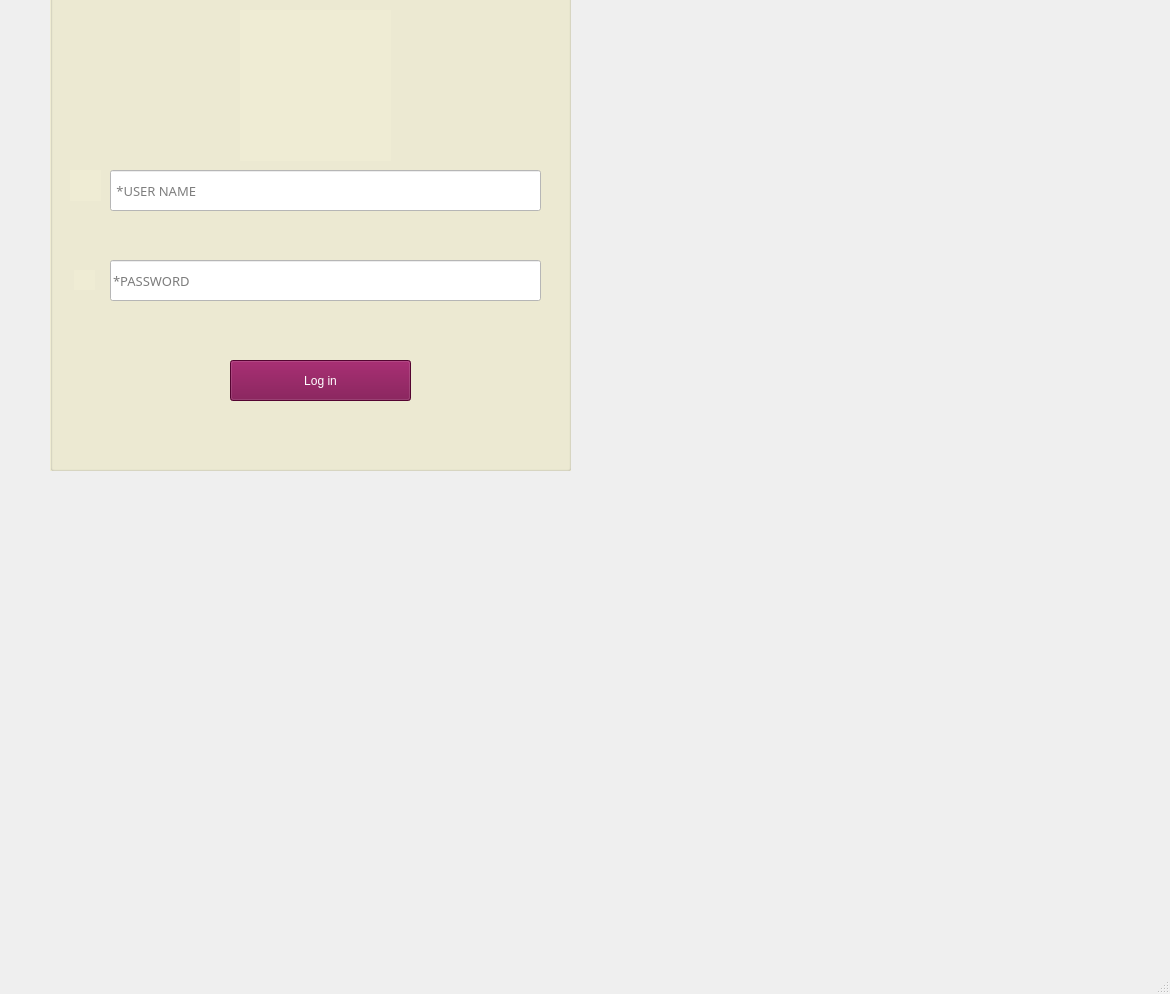
<?xml version="1.0" encoding="UTF-8"?>
<ui version="4.0">
 <class>MainWindow</class>
 <widget class="QMainWindow" name="MainWindow">
  <property name="geometry">
   <rect>
    <x>0</x>
    <y>0</y>
    <width>1170</width>
    <height>994</height>
   </rect>
  </property>
  <property name="windowTitle">
   <string>MainWindow</string>
  </property>
  <widget class="QWidget" name="centralwidget">
   <widget class="QGroupBox" name="groupBox">
    <property name="geometry">
     <rect>
      <x>50</x>
      <y>-10</y>
      <width>521</width>
      <height>481</height>
     </rect>
    </property>
    <property name="whatsThis">
     <string>&lt;html&gt;&lt;head/&gt;&lt;body&gt;&lt;p align=&quot;center&quot;&gt;&lt;br/&gt;&lt;/p&gt;&lt;/body&gt;&lt;/html&gt;</string>
    </property>
    <property name="styleSheet">
     <string notr="true">background-color: rgb(239, 236, 212);</string>
    </property>
    <property name="title">
     <string/>
    </property>
    <widget class="QLineEdit" name="lineEditUsernameEmployee">
     <property name="geometry">
      <rect>
       <x>60</x>
       <y>180</y>
       <width>431</width>
       <height>41</height>
      </rect>
     </property>
     <property name="font">
      <font>
       <family>Nirmala Text Semilight</family>
       <pointsize>10</pointsize>
      </font>
     </property>
     <property name="styleSheet">
      <string notr="true">color: rgb(126, 126, 126);
background-color: rgb(255, 255, 255);</string>
     </property>
     <property name="text">
      <string> *USER NAME</string>
     </property>
    </widget>
    <widget class="QLineEdit" name="lineEditPasswordEmployee">
     <property name="geometry">
      <rect>
       <x>60</x>
       <y>270</y>
       <width>431</width>
       <height>41</height>
      </rect>
     </property>
     <property name="font">
      <font>
       <family>Nirmala Text Semilight</family>
       <pointsize>10</pointsize>
      </font>
     </property>
     <property name="styleSheet">
      <string notr="true">color: rgb(124, 124, 124);
background-color: rgb(255, 255, 255);</string>
     </property>
     <property name="text">
      <string>*PASSWORD</string>
     </property>
    </widget>
    <widget class="QPushButton" name="pushButtonLoginEmployee">
     <property name="geometry">
      <rect>
       <x>180</x>
       <y>370</y>
       <width>181</width>
       <height>41</height>
      </rect>
     </property>
     <property name="styleSheet">
      <string notr="true">background-color: rgb(117, 5, 68);
font: 63 13pt &quot;Sitka Small Semibold&quot;;
color: rgb(255, 255, 255);
</string>
     </property>
     <property name="text">
      <string>Log in</string>
     </property>
    </widget>
    <widget class="QLabel" name="label_2">
     <property name="geometry">
      <rect>
       <x>20</x>
       <y>180</y>
       <width>31</width>
       <height>31</height>
      </rect>
     </property>
     <property name="text">
      <string/>
     </property>
     <property name="pixmap">
      <pixmap>7791667_necktie_businessman_suit_manager_employee_icon.png</pixmap>
     </property>
     <property name="scaledContents">
      <bool>true</bool>
     </property>
    </widget>
    <widget class="QLabel" name="label_3">
     <property name="geometry">
      <rect>
       <x>190</x>
       <y>20</y>
       <width>151</width>
       <height>151</height>
      </rect>
     </property>
     <property name="text">
      <string/>
     </property>
     <property name="pixmap">
      <pixmap>309035_user_account_human_person_icon.png</pixmap>
     </property>
     <property name="scaledContents">
      <bool>true</bool>
     </property>
    </widget>
    <widget class="QLabel" name="label">
     <property name="geometry">
      <rect>
       <x>24</x>
       <y>280</y>
       <width>21</width>
       <height>20</height>
      </rect>
     </property>
     <property name="text">
      <string/>
     </property>
     <property name="pixmap">
      <pixmap>9021590_password_bold_icon.png</pixmap>
     </property>
     <property name="scaledContents">
      <bool>true</bool>
     </property>
    </widget>
   </widget>
  </widget>
  <widget class="QMenuBar" name="menubar">
   <property name="geometry">
    <rect>
     <x>0</x>
     <y>0</y>
     <width>1170</width>
     <height>18</height>
    </rect>
   </property>
  </widget>
  <widget class="QStatusBar" name="statusbar"/>
 </widget>
 <resources/>
 <connections/>
</ui>
